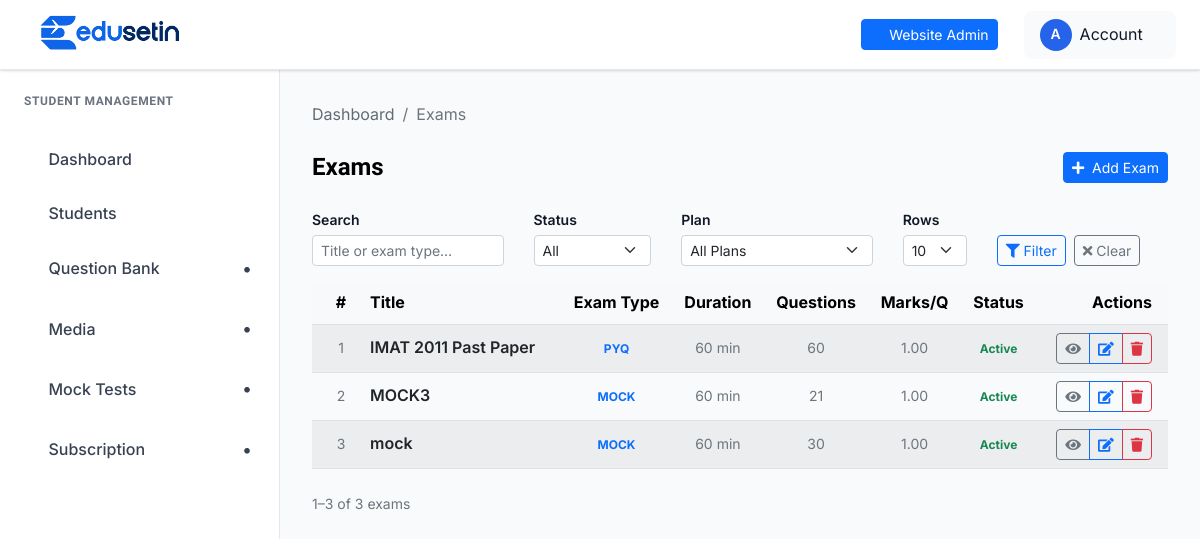
The app's page /student-management/exam-list (signed in), older data.
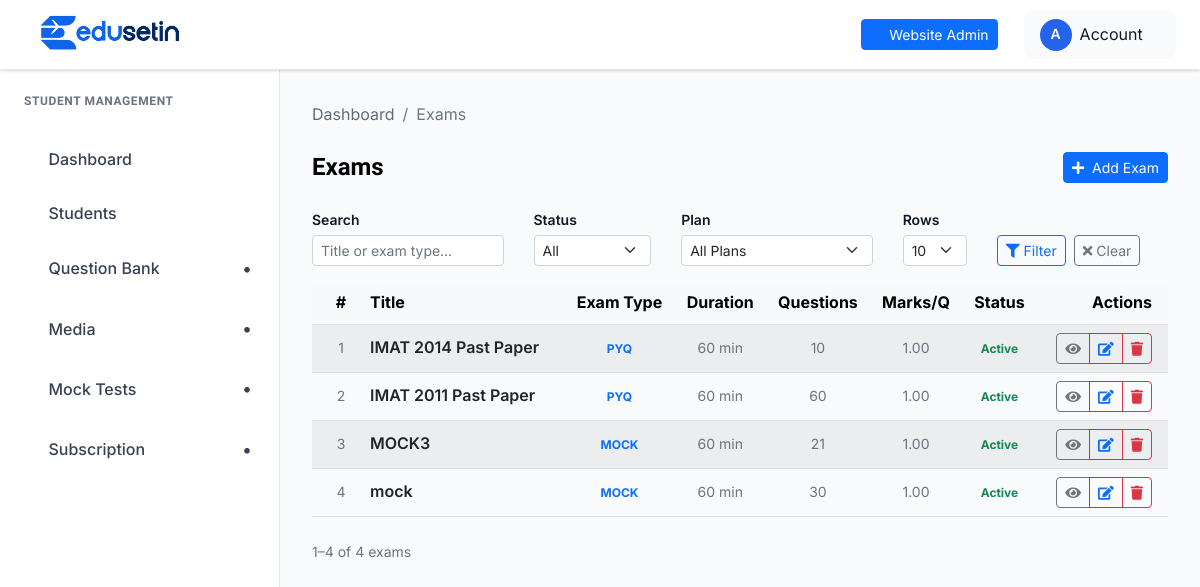
The same page, newer data.
### student_management/models.py (models this page shows, shortened)
class Exam(models.Model):
    exam_type          = models.ForeignKey(ExamType, on_delete=models.PROTECT, related_name='exams')
    title              = models.CharField(max_length=300)
    custom_name        = models.CharField(max_length=300, blank=True, null=True)
    duration_minutes   = models.PositiveIntegerField(default=60, validators=[MinValueValidator(1)])
    marks_per_question = models.DecimalField(max_digits=5, decimal_places=2, default=1, validators=[MinValueValidator(0)])
    negative_marks     = models.DecimalField(max_digits=5, decimal_places=2, default=0, validators=[MinValueValidator(0)])
    total_questions    = models.PositiveIntegerField(null=True, blank=True)
    pyq_years          = models.CharField(max_length=200, blank=True, null=True)
    subjects           = models.ManyToManyField(Subject, blank=True, related_name='exams')
    submodules = models.ManyToManyField(
    'SubModule',
    blank=True,
    related_name='exams',
)
    selected_questions = models.ManyToManyField(Question, blank=True, related_name='exams')
    is_active          = models.BooleanField(default=True)
    created_at         = models.DateTimeField(auto_now_add=True)
    updated_at         = models.DateTimeField(auto_now=True)
    description = models.TextField(blank=True, null=True)
    image = models.ImageField(upload_to='exam_images/', blank=True, null=True)
    class Meta:
        ordering = ['-created_at']

class ExamType(models.Model):
    TYPE_CHOICES = [
        ('PYQ',    'PYQ Test'),
        ('MOCK',   'Mock Test'),
        ('QUIZ',   'Quick Quiz'),
        ('CUSTOM', 'Custom'),
    ]
    name        = models.CharField(max_length=10, choices=TYPE_CHOICES, unique=True)
    description = models.TextField(blank=True, null=True)
    is_active   = models.BooleanField(default=True)
    created_at  = models.DateTimeField(auto_now_add=True)
    custom_name = models.CharField(max_length=100, blank=True, null=True)
    class Meta:
        ordering = ['name']

### student_management/views.py (the view)
# urls.py: path('exam-list',                     views.exam_list,     name='exam_list'),
@admin_login_required
def exam_list(request):
    exams = Exam.objects.select_related('exam_type').prefetch_related('subjects', 'submodules','subscription_plans')
    if request.method == 'POST' and request.POST.get('action') == 'delete':
        pk = request.POST.get('pk')
        exam = get_object_or_404(Exam, pk=pk)
        exam.delete()
        messages.success(request, 'Exam deleted.')
        return redirect('student_management:exam_list')
    plan = SubscriptionPlan.objects.all().order_by('name')
    return render(request, 'student_management/exam_list.html', {'exams': exams,'plans':plan})

### templates/student_management/exam_list.html (shortened to what the changed rows need)
{% extends "student_management/base.html" %}
{% block content %}
<div class="dashboard__form__wraper">
    <div class="table-responsive">
        <table class="table table-striped table-hover align-middle" id="examsTable">
            <thead class="table-light">
                <tr>
                    <th class="ps-3 text-center" style="width:50px;">#</th>
                    <th>Title</th>
                    <th class="text-center">Exam Type</th>
                    <th class="text-center">Duration</th>
                    <th class="text-center">Questions</th>
                    <th class="text-center">Marks/Q</th>
                    <th class="text-center">Status</th>
                    <th class="text-end pe-3">Actions</th>
                </tr>
            </thead>
            <tbody id="examsTableBody">
                {% for exam in exams %}
                <tr
                    data-title="{{ exam.title|lower }}"
                    data-examtype="{{ exam.exam_type.name|lower|default:'' }}"
                    data-status="{% if exam.is_active %}active{% else %}inactive{% endif %}"
                    data-plans="{% for plan in exam.subscription_plans.all %}{{ plan.name|lower }}{% if not forloop.last %},{% endif %}{% endfor %}"
                >
                    <td class="ps-3 text-center text-muted small">{{ forloop.counter }}</td>
                    <td>
                        <span class="fw-semibold">{{ exam.title }}</span>
                    </td>
                    <td class="text-center">
                        <span class="badge bg-primary-subtle text-primary">{{ exam.exam_type.name|default:"—" }}</span>
                    </td>
                    <td class="text-center text-muted small">{{ exam.duration_minutes }} min</td>
                    <td class="text-center text-muted small">{{ exam.total_questions }}</td>
                    <td class="text-center text-muted small">{{ exam.marks_per_question }}</td>
                    <td class="text-center">
                        {% if exam.is_active %}
                            <span class="badge bg-success-subtle text-success">Active</span>
                        {% else %}
                            <span class="badge bg-secondary-subtle text-secondary">Inactive</span>
                        {% endif %}
                    </td>
                    <td class="text-end pe-3">
                        <div class="btn-group" role="group">
                            <button class="btn btn-outline-secondary btn-sm"
                                    title="View"
                                    data-bs-toggle="modal"
                                    data-bs-target="#viewModal{{ exam.pk }}">
                                <i class="fas fa-eye"></i>
                            </button>
                           <a href="{% url 'student_management:exam_edit' exam.title %}"
   class="btn btn-outline-primary btn-sm"
   title="Edit">
    <i class="fas fa-edit"></i>
</a>
                            <button class="btn btn-outline-danger btn-sm"
                                    title="Delete"
                                    data-bs-toggle="modal"
                                    data-bs-target="#deleteModal{{ exam.pk }}">
                                <i class="fas fa-trash"></i>
                            </button>
                        </div>
                    </td>
                </tr>
                {% empty %}
                <tr>
                    <td colspan="8" class="text-center py-4 text-muted">
                        No exams found. <a href="{% url 'student_management:exam_add' %}">Create your first exam.</a>
                    </td>
                </tr>
                {% endfor %}
            </tbody>
        </table>
    </div>
    <div class="d-flex flex-wrap align-items-center justify-content-between mt-2 gap-2">
        <span class="text-muted small" id="rowCountLabel"></span>
    </div>
</div>
{% endblock %}

Row changes from the older to the newer data that the page shows:
added Exam: title "IMAT 2014 Past Paper", exam_type.name "PYQ", duration_minutes "60", total_questions "10", marks_per_question "1.00", is_active "Active"
Text that changed along with them:
text written by a page script: "1–3 of 3 exams" → "1–4 of 4 exams"
